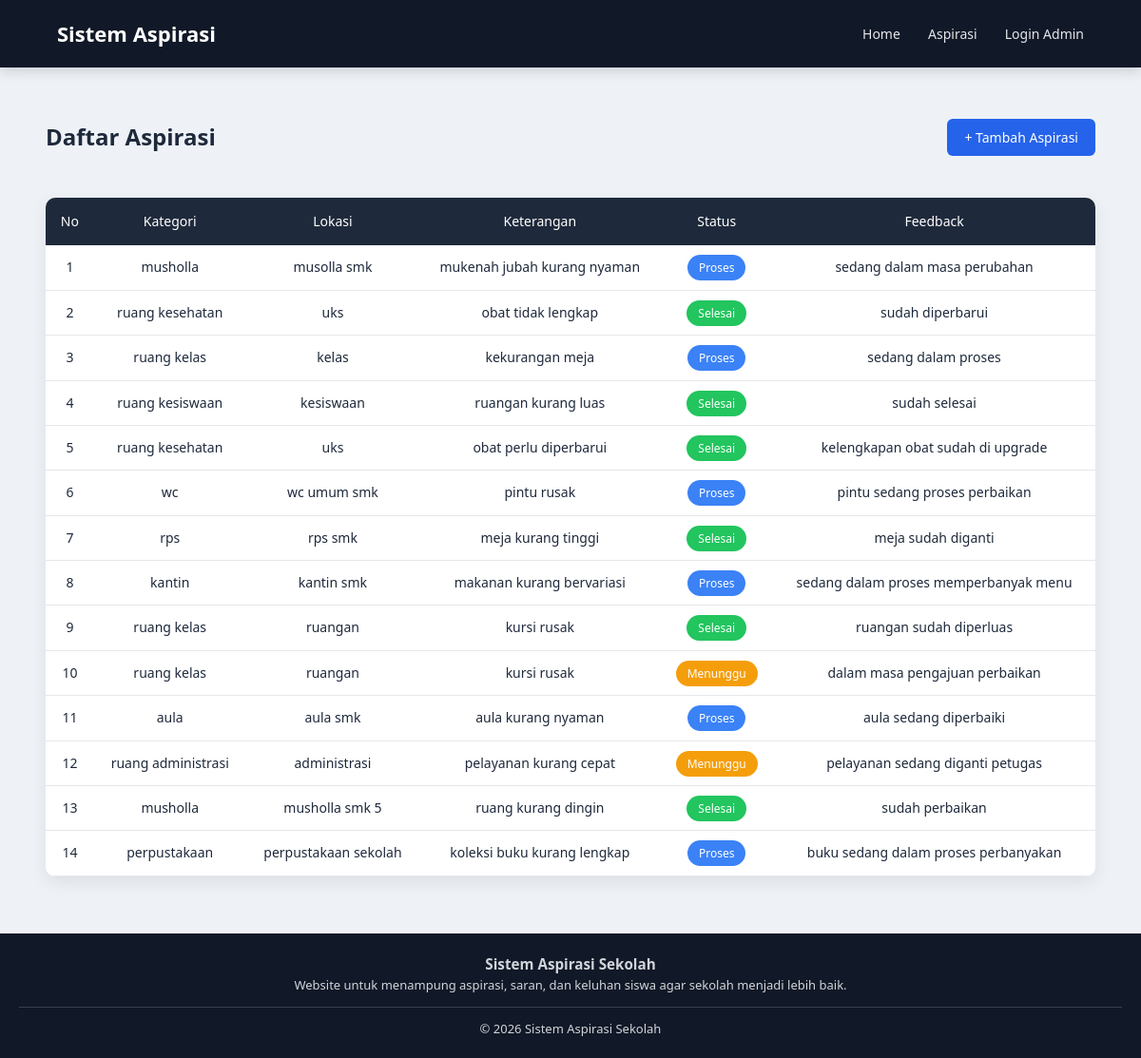
The page /aspirasi.php on the database its author committed.
### tables this page shows
CREATE TABLE `input_aspirasi` (
  `id_pelaporan` int(5) NOT NULL,
  `nis` int(10) NOT NULL,
  `id_kategori` int(5) NOT NULL,
  `lokasi` varchar(50) NOT NULL,
  `ket` varchar(50) NOT NULL,
  `created_at` datetime NOT NULL DEFAULT current_timestamp() ON UPDATE current_timestamp()
);

CREATE TABLE `kategori` (
  `id_kategori` int(5) NOT NULL,
  `ket_kategori` varchar(30) NOT NULL
);

CREATE TABLE `aspirasi` (
  `id_aspirasi` int(5) NOT NULL,
  `status` enum('Menunggu','Proses','Selesai') NOT NULL,
  `id_pelaporan` int(5) NOT NULL,
  `feedback` text NOT NULL
);

### aspirasi.php (the view, shortened to what this page needs)
<?php
include "db.php";
$query = mysqli_query($conn, "
SELECT
input_aspirasi.*,
kategori.ket_kategori,
aspirasi.status,
aspirasi.feedback
FROM input_aspirasi
LEFT JOIN kategori
ON input_aspirasi.id_kategori = kategori.id_kategori
LEFT JOIN aspirasi
ON input_aspirasi.id_pelaporan = aspirasi.id_pelaporan
ORDER BY input_aspirasi.created_at DESC
");
?>
<!DOCTYPE html>
<html>
<head>
    <link rel="stylesheet" href="css/style.css">
</head>
<body>
    <div class="navbar">
        <div class="logo">
            Sistem Aspirasi
        </div>
        <div class="menu">
            <a href="index.php">Home</a>
            <a href="aspirasi.php">Aspirasi</a>
            <a href="login.php">Login Admin</a>
        </div>
    </div>
    <div class="container">
        <div class="header-page">
            <h2>Daftar Aspirasi</h2>
            <br>
            <br>
            <br>
            <button class="btn-add" onclick="openModal()">
                + Tambah Aspirasi
            </button>
        </div>
        <table>
            <tr>
                <th>No</th>
                <th>Kategori</th>
                <th>Lokasi</th>
                <th>Keterangan</th>
                <th>Status</th>
                <th>Feedback</th>
            </tr>
            <?php
            $no = 1;
            while ($row = mysqli_fetch_assoc($query)) {
            ?>
                <tr>
                    <td><?php echo $no++; ?></td>
                    <td><?php echo $row['ket_kategori']; ?></td>
                    <td><?php echo $row['lokasi']; ?></td>
                    <td><?php echo $row['ket']; ?></td>
                    <td>
                        <?php
                        if ($row['status'] == "Proses") {
                            echo "<span class='status proses'>Proses</span>";
                        } elseif ($row['status'] == "Selesai") {
                            echo "<span class='status selesai'>Selesai</span>";
                        } else {
                            echo "<span class='status menunggu'>Menunggu</span>";
                        }
                        ?>
                    </td>
                    <td>
                        <?php echo $row['feedback'] ?? "-"; ?>
                    </td>
                </tr>
            <?php } ?>
        </table>
    </div>
</body>
<footer class="footer">
    <div class="footer-content">
        <div class="footer-left">
            <h3>Sistem Aspirasi Sekolah</h3>
            <p>
                Website untuk menampung aspirasi, saran,
                dan keluhan siswa agar sekolah menjadi lebih baik.
            </p>
        </div>
    </div>
    <div class="footer-bottom">
        © 2026 Sistem Aspirasi Sekolah
    </div>
</footer>
</html>

### css/style.css (style rules this page uses)
* { margin: 0; padding: 0; box-sizing: border-box; font-family: 'Segoe UI', Tahoma, sans-serif; }
body { background: #eef2f7; color: #1e293b; line-height: 1.6; }
.navbar { display: flex; justify-content: space-between; align-items: center; background: #111827; padding: 18px 60px; color: white; box-shadow: 0 4px 12px rgba(0, 0, 0, 0.15); }
.logo { font-size: 22px; font-weight: 600; }
.menu a { color: #e5e7eb; text-decoration: none; margin-left: 25px; font-size: 14px; transition: .2s; }
.container { width: 92%; max-width: 1200px; margin: auto; margin-top: 35px; }
.header-page { display: flex; justify-content: space-between; align-items: center; margin-bottom: 25px; }
.header-page h2 { font-weight: 600; font-size: 24px; }
button { border: none; cursor: pointer; }
.btn-add { background: #2563eb; color: white; padding: 10px 18px; border-radius: 6px; font-size: 14px; transition: .2s; }
table { width: 100%; border-collapse: collapse; background: white; border-radius: 10px; overflow: hidden; box-shadow: 0 6px 18px rgba(0, 0, 0, 0.08); }
table th { background: #1e293b; color: white; padding: 14px; font-size: 14px; }
table td { padding: 12px; text-align: center; border-bottom: 1px solid #e5e7eb; font-size: 14px; }
.status { padding: 5px 12px; border-radius: 20px; font-size: 12px; color: white; font-weight: 500; }
.menunggu { background: #f59e0b; }
.proses { background: #3b82f6; }
.selesai { background: #22c55e; }
.footer { margin-top: 60px; background: #111827; color: #d1d5db; text-align: center; padding: 20px; font-size: 13px; }
.footer-content { max-width: 800px; margin: auto; }
.footer-bottom { border-top: 1px solid #374151; margin-top: 12px; padding-top: 12px; }
table td { vertical-align: middle; }
table th { font-weight: 500; }

### rows shown on the page
input_aspirasi: id_kategori.ket_kategori "musholla", lokasi "musolla smk", ket "mukenah jubah kurang nyaman", shows "Proses", aspirasi.feedback "sedang dalam masa perubahan"
input_aspirasi: id_kategori.ket_kategori "ruang kesehatan", lokasi "uks", ket "obat tidak lengkap", shows "Selesai", aspirasi.feedback "sudah diperbarui"
input_aspirasi: id_kategori.ket_kategori "ruang kelas", lokasi "kelas", ket "kekurangan meja", shows "Proses", aspirasi.feedback "sedang dalam proses"
input_aspirasi: id_kategori.ket_kategori "ruang kesiswaan", lokasi "kesiswaan", ket "ruangan kurang luas", shows "Selesai", aspirasi.feedback "sudah selesai"
input_aspirasi: id_kategori.ket_kategori "ruang kesehatan", lokasi "uks", ket "obat perlu diperbarui", shows "Selesai", aspirasi.feedback "kelengkapan obat sudah di upgrade"
input_aspirasi: id_kategori.ket_kategori "wc", lokasi "wc umum smk", ket "pintu rusak", shows "Proses", aspirasi.feedback "pintu sedang proses perbaikan"
input_aspirasi: id_kategori.ket_kategori "rps", lokasi "rps smk", ket "meja kurang tinggi", shows "Selesai", aspirasi.feedback "meja sudah diganti"
input_aspirasi: id_kategori.ket_kategori "kantin", lokasi "kantin smk", ket "makanan kurang bervariasi", shows "Proses", aspirasi.feedback "sedang dalam proses memperbanyak menu"
input_aspirasi: id_kategori.ket_kategori "ruang kelas", lokasi "ruangan", ket "kursi rusak", shows "Selesai", aspirasi.feedback "ruangan sudah diperluas", aspirasi.feedback "dalam masa pengajuan perbaikan"
input_aspirasi: id_kategori.ket_kategori "aula", lokasi "aula smk", ket "aula kurang nyaman", shows "Proses", aspirasi.feedback "aula sedang diperbaiki"
input_aspirasi: id_kategori.ket_kategori "ruang administrasi", lokasi "administrasi", ket "pelayanan kurang cepat", shows "Menunggu", aspirasi.feedback "pelayanan sedang diganti petugas"
input_aspirasi: id_kategori.ket_kategori "musholla", lokasi "musholla smk 5", ket "ruang kurang dingin", shows "Selesai", aspirasi.feedback "sudah perbaikan"
input_aspirasi: id_kategori.ket_kategori "perpustakaan", lokasi "perpustakaan sekolah", ket "koleksi buku kurang lengkap", shows "Proses", aspirasi.feedback "buku sedang dalam proses perbanyakan"
